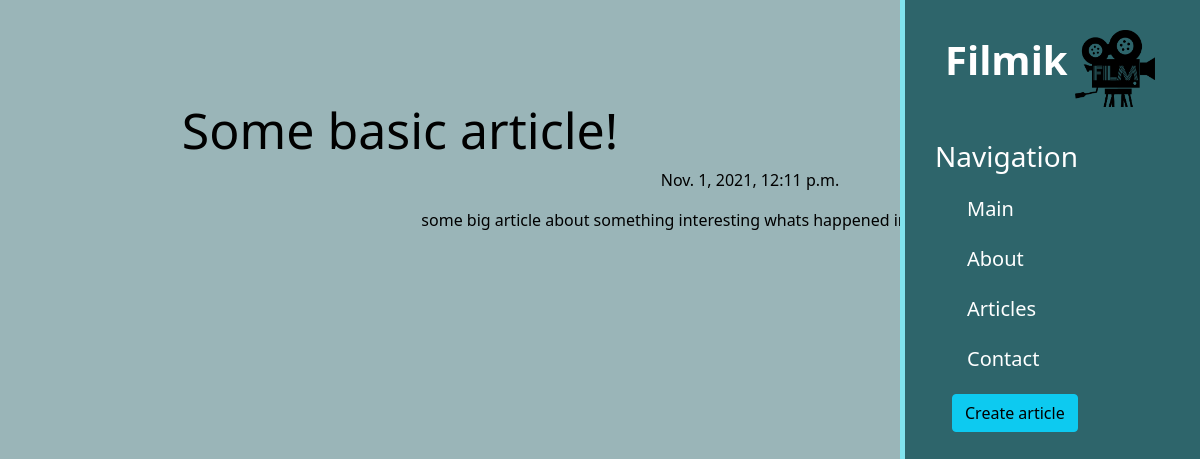
The app's page /article/1 with its own data.
### articles/models.py (models this page shows, shortened)
class Articles(models.Model):
    title = models.CharField('Title', max_length=50)
    intro = models.CharField('intro', max_length=250)
    full_text = models.TextField('article')
    date = models.DateTimeField('public')
    class Meta:
        verbose_name= 'article'
        verbose_name_plural = 'articles'

### articles/views.py (the view)
# urls.py: path('<int:pk>', views.ArticleDetailView.as_view(), name='full_article'),
class ArticleDetailView(DetailView):
    model = Articles
    template_name = 'articles/detail_view.html'
    context_object_name = 'post'

### articles/templates/articles/detail_view.html (shortened to what this page needs)
{% extends 'main/base.html' %}
{% block content %}
    <div class="features">
        <h1>{{ post.title }}</h1>
        <p>{{ post.date }}</p>
        <p>{{ post.full_text }}</p>
    </div>
{% endblock %}

### main/static/main/css/main.css (style rules this page uses)
body { background: #9AB5B8 }
.features { float: right; color: #000; margin-top: 100px; text-align: center; width: 75%; }
.features h1 { font-size: 50px; position: relative; left: -350px; }

### records on screen
Articles: title "Some basic article!", date "Nov. 1, 2021, 12:11 p.m.", full_text "some big article about something interesting whats happened in some faraway country"
